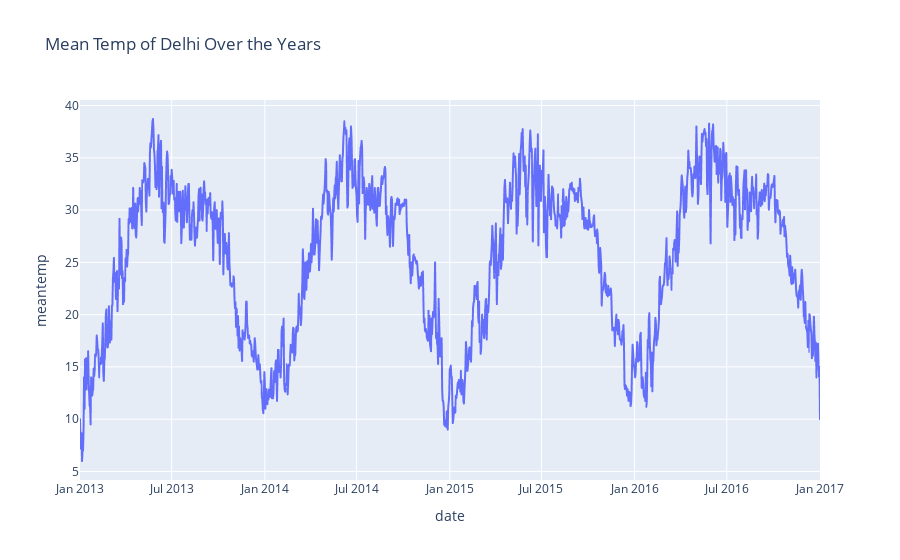

The notebook cell this image was saved under:
### Markdown cell above
### Visualizing meantemp Over Time

### Code cell
figure = px.line(data, x = 'date', y = 'meantemp', title = 'Mean Temp of Delhi Over the Years')
figure.show()

### Figure 1 — Plotly figure (JSON) as saved in the notebook; plotly's stock layout.template omitted (floating-point values rounded to 4 significant figures; data arrays with more than 128 entries replaced by an {"elided": "..."} marker saying what was removed)
{"data": [{"hovertemplate": "date=%{x}<br>meantemp=%{y}<extra></extra>", "legendgroup": "", "line": {"color": "#636efa", "dash": "solid"}, "marker": {"symbol": "circle"}, "mode": "lines", "name": "", "showlegend": false, "type": "scattergl", "x": {"elided": "1462 str values"}, "xaxis": "x", "y": {"elided": "1462 float values"}, "yaxis": "y"}], "layout": {"legend": {"tracegroupgap": 0}, "title": {"text": "Mean Temp of Delhi Over the Years"}, "xaxis": {"anchor": "y", "domain": [0, 1], "title": {"text": "date"}}, "yaxis": {"anchor": "x", "domain": [0, 1], "title": {"text": "meantemp"}}}}
